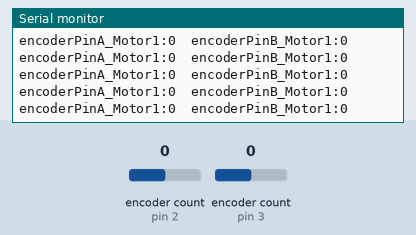
A sketch run on a simulated Arduino Uno, built with avr-gcc and run on an emulated ATmega328P. Parts: the last lines printed to the serial monitor. The inputs (shaded band) are chosen by the test bench; at power-on: encoder count (sensors on pin 2, pin 3) 0.

Above: at 1.2 s.
1.3 s: encoder count (sensor on pin 2) set to 1
At 1.9 s:
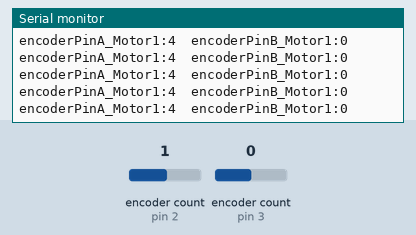
2.8 s: encoder count (sensor on pin 3) set to 1
At 3.3 s:
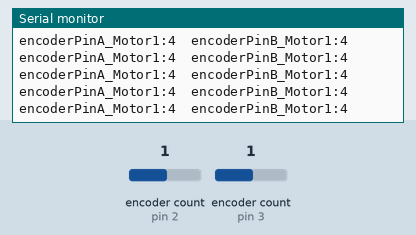
5.8 s: encoder count (sensor on pin 2) set to 0
At 6.3 s:
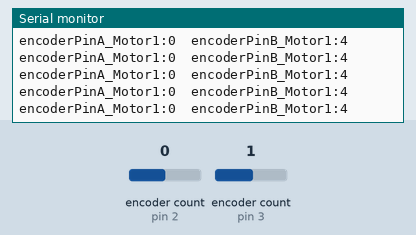
8.8 s: encoder count (sensor on pin 3) set to 0
At 9.3 s:
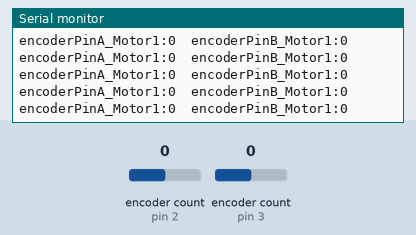

Measured:
- after the input at 1.3 s, the serial monitor: prints a new line at once (image 1)
- after the input at 2.8 s, the serial monitor: prints a new line at once (image 2)
- after the input at 5.8 s, the serial monitor: prints a new line at once (image 3)
- after the input at 8.8 s, the serial monitor: prints a new line at once (image 4)

The sketch:

Reading_Encoder.ino
```cpp
#include <Encoder.h>

// Define pins for the encoders (use interrupts pin in one of the signals)
#define encoderPinA_Motor1 2
#define encoderPinB_Motor1 4
#define encoderPinA_Motor2 3
#define encoderPinB_Motor2 5

// Create Encoder objects for both motors
Encoder encoderMotor1(encoderPinA_Motor1, encoderPinB_Motor1);
Encoder encoderMotor2(encoderPinA_Motor2, encoderPinB_Motor2);

void setup()
{
  // Initialize Serial communication
  Serial.begin(115200);
}

void loop()
{

  // Read the encoder value
  long encoderValue1 = encoderMotor1.read();
  long encoderValue2 = encoderMotor2.read();

  Serial.print("encoderPinA_Motor1:");
  Serial.print(encoderValue1);
  Serial.print("\t");

  Serial.print("encoderPinB_Motor1:");
  Serial.println(encoderValue2);

  delay(10);
}
```
